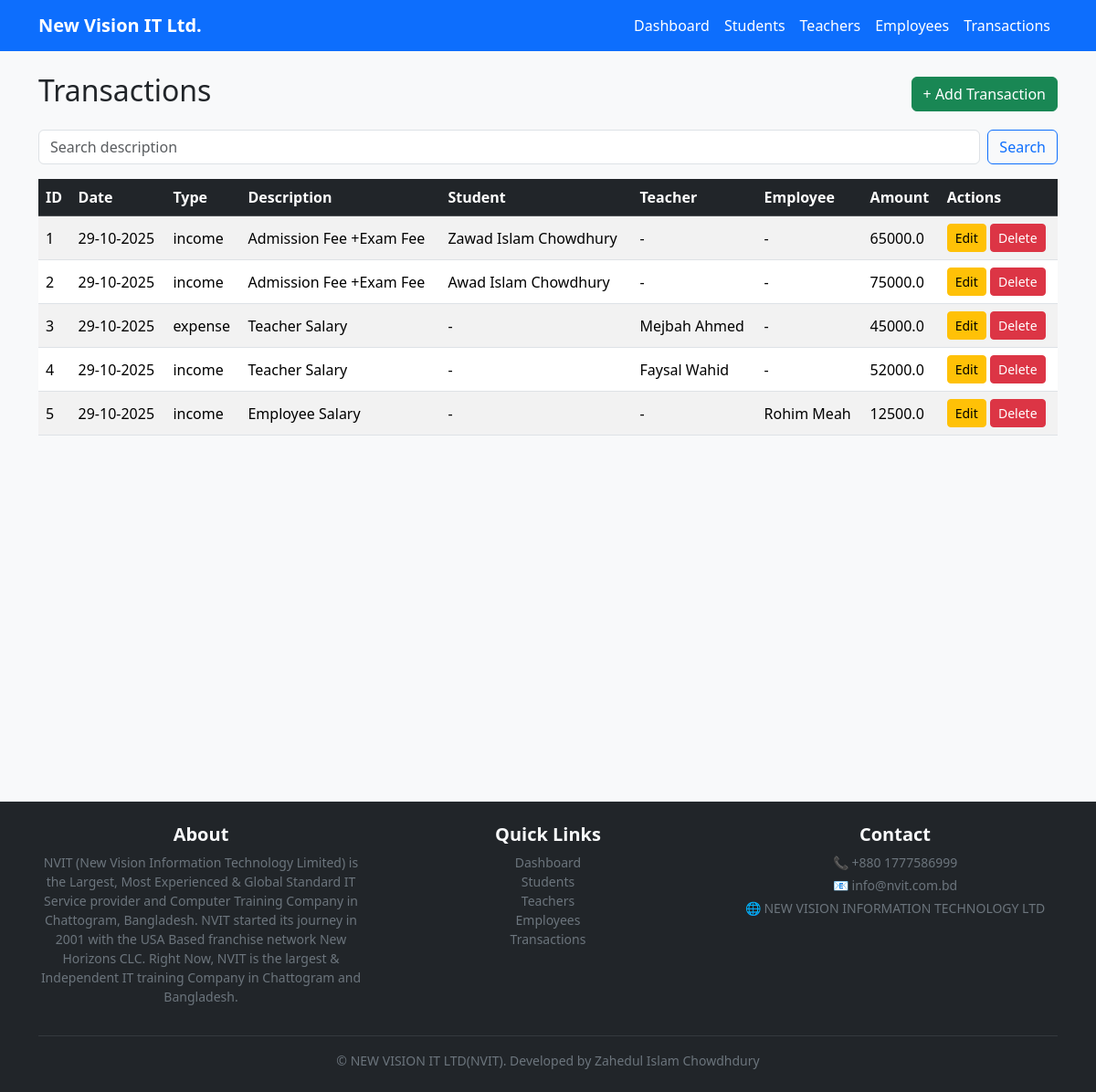
The page /transactions/ on the database as committed earlier.
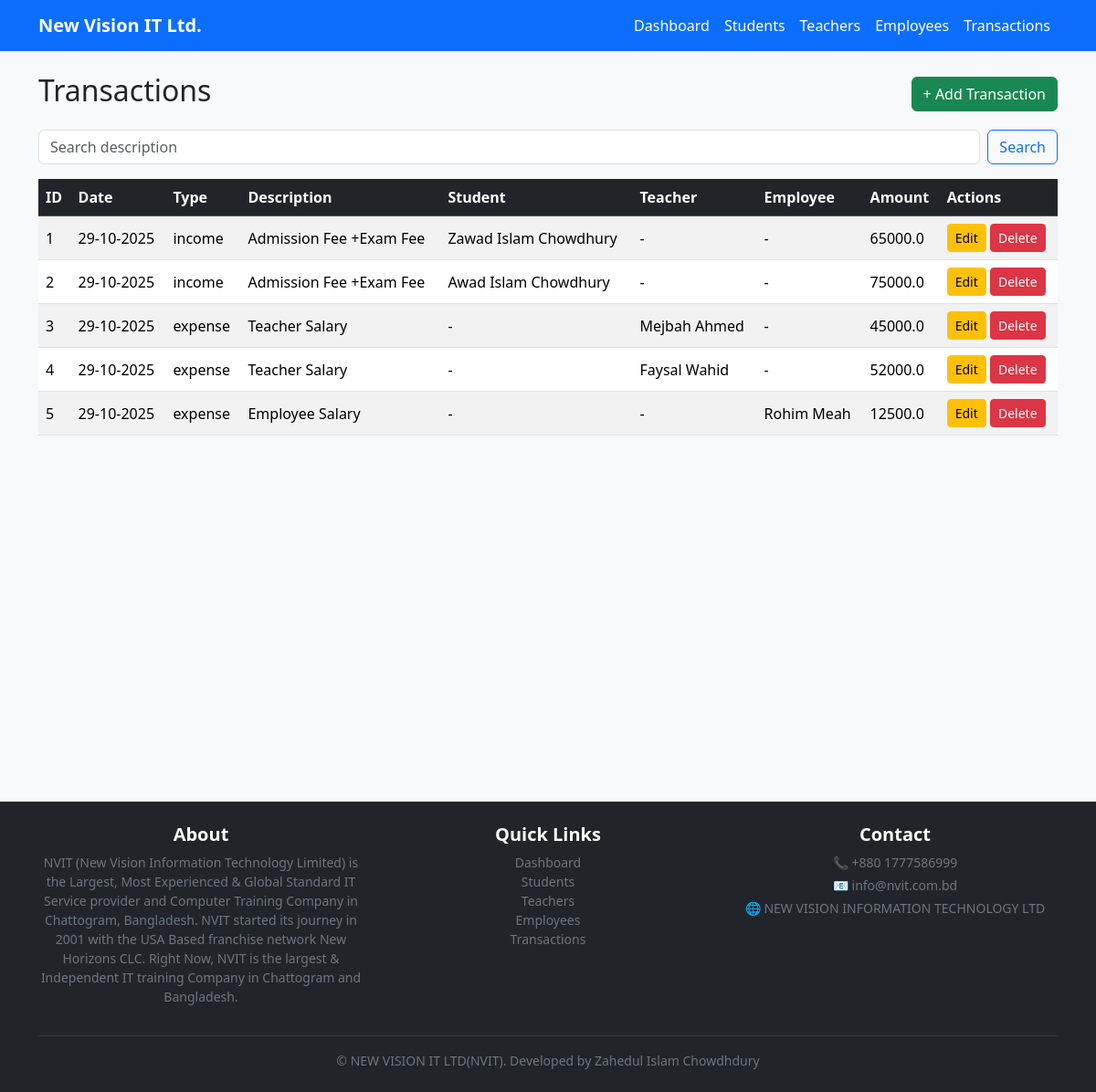
The same page on the database as committed later.
### myvenv/models.py (models this page shows)
class Transaction(db.Model):
    id = db.Column(db.Integer, primary_key=True)        # Transaction ID
    type = db.Column(db.String(50))                     # Income/Expense
    amount = db.Column(db.Float)                        # Amount
    date = db.Column(db.Date, default=datetime.utcnow)  # Date
    description = db.Column(db.String(200))             # Description
    student_id = db.Column(db.Integer, db.ForeignKey('student.id'), nullable=True)
    teacher_id = db.Column(db.Integer, db.ForeignKey('teacher.id'), nullable=True)
    employee_id = db.Column(db.Integer, db.ForeignKey('employee.id'), nullable=True)

class Student(db.Model):
    id = db.Column(db.Integer, primary_key=True)        # Student ID
    name = db.Column(db.String(100))                    # Name
    course = db.Column(db.String(100))                  # Course
    monthly_fee = db.Column(db.Float)                   # Fee
    transactions = db.relationship('Transaction', backref='student', lazy=True)  # Linked transactions

class Teacher(db.Model):
    id = db.Column(db.Integer, primary_key=True)        # Teacher ID
    name = db.Column(db.String(100))                    # Name
    subject = db.Column(db.String(100))                 # Subject
    salary = db.Column(db.Float)                        # Salary
    transactions = db.relationship('Transaction', backref='teacher', lazy=True)  # Linked transactions

class Employee(db.Model):
    id = db.Column(db.Integer, primary_key=True)        # Employee ID
    name = db.Column(db.String(100))                    # Name
    role = db.Column(db.String(100))                    # Role
    salary = db.Column(db.Float)                        # Salary
    transactions = db.relationship('Transaction', backref='employee', lazy=True)  # Linked transactions

### myvenv/routes/transaction_routes.py (the view)
@transaction_bp.route('/')
def list_transactions():
    transactions = Transaction.query.order_by(Transaction.date.desc()).all()
    return render_template('transactions.html', transactions=transactions)

### myvenv/templates/transactions.html
{% extends "base.html" %}
{% block content %}
<div class="d-flex justify-content-between align-items-center mb-3">
  <h2>Transactions</h2>
  <a class="btn btn-success" href="{{ url_for('transaction_bp.add_transaction') }}">+ Add Transaction</a>
</div>
<form class="d-flex mb-3" method="get" action="{{ url_for('transaction_bp.search_transaction') }}">
  <input class="form-control me-2" type="search" name="q" placeholder="Search description" value="{{ q if q else '' }}">
  <button class="btn btn-outline-primary">Search</button>
</form>
<table class="table table-striped table-hover">
  <thead class="table-dark">
    <tr>
      <th>ID</th>
      <th>Date</th>
      <th>Type</th>
      <th>Description</th>
      <th>Student</th>
      <th>Teacher</th>
      <th>Employee</th>
      <th>Amount</th>
      <th>Actions</th>
    </tr>
  </thead>
  <tbody>
  {% for t in transactions %}
    <tr>
      <td>{{ t.id }}</td>
      <td>{{ t.date.strftime('%d-%m-%Y') }}</td>
      <td>{{ t.type }}</td>
      <td>{{ t.description or '-' }}</td>
      <td>{{ t.student.name if t.student else '-' }}</td>
      <td>{{ t.teacher.name if t.teacher else '-' }}</td>
      <td>{{ t.employee.name if t.employee else '-' }}</td>
     <td>{{ t.amount }}</td>
      <td>
        <a class="btn btn-sm btn-warning" href="{{ url_for('edit',kind="transaction", id=t.id) }}">Edit</a>
        <a class="btn btn-sm btn-danger" href="{{ url_for('transaction_bp.delete_transaction', id=t.id) }}" onclick="return confirm('Delete this transaction?')">Delete</a>
      </td>
    </tr>
  {% endfor %}
  </tbody>
</table>
<br><br><br><br><br><br><br><br><br><br><br><br><br><br>
{% endblock %}

### myvenv/templates/base.html (shortened to what this page needs)
<!doctype html>
<html lang="en">
<head>
  <link href="https://cdn.jsdelivr.net/npm/bootstrap@5.3.2/dist/css/bootstrap.min.css" rel="stylesheet">
  <link rel="stylesheet" href="{{ url_for('static', filename='style.css') }}">
</head>
<body>
<nav class="navbar navbar-expand-lg bg-primary">
  <div class="container">
    <a class="navbar-brand text-white fw-bold" href="{{ url_for('dashboard') }}">New Vision IT Ltd.</a>
    <div class="collapse navbar-collapse" id="navMenu">
      <ul class="navbar-nav ms-auto">
        <li class="nav-item"><a class="nav-link text-white" href="{{ url_for('dashboard') }}">Dashboard</a></li>
        <li class="nav-item"><a class="nav-link text-white" href="{{ url_for('student_bp.students') }}">Students</a></li>
        <li class="nav-item"><a class="nav-link text-white" href="{{ url_for('teacher_bp.teachers') }}">Teachers</a></li>
        <li class="nav-item"><a class="nav-link text-white" href="{{ url_for('employee_bp.employees') }}">Employees</a></li>
        <li class="nav-item"><a class="nav-link text-white" href="{{ url_for('transaction_bp.list_transactions') }}">Transactions</a></li>
      </ul>
    </div>
  </div>
</nav>
<div class="container mt-4">
  {% block content %}{% endblock %}
</div>
    <footer class="bg-dark text-light py-4 mt-5">
        <div class="container text-center">
            <div class="row">
                <div class="col-md-4 mb-3 mb-md-0">
                    <h5 class="fw-bold">About</h5>
                    <p class="small text-secondary">
                         NVIT (New Vision Information Technology Limited) is the Largest, Most Experienced & Global Standard IT Service provider and Computer Training Company in Chattogram, Bangladesh. NVIT started its journey in 2001 with the USA Based franchise network New Horizons CLC. Right Now, NVIT is the largest & Independent IT training Company in Chattogram and Bangladesh.
                    </p>
                </div>
                <div class="col-md-4 mb-3 mb-md-0">
                    <h5 class="fw-bold">Quick Links</h5>
                    <ul class="list-unstyled small">
                        <li><a href="{{ url_for('dashboard') }}" class="text-decoration-none text-secondary">Dashboard</a></li>
                        <li><a href="{{ url_for('student_bp.students') }}" class="text-decoration-none text-secondary">Students</a></li>
                        <li><a href="{{ url_for('teacher_bp.teachers') }}" class="text-decoration-none text-secondary">Teachers</a></li>
                         <li><a href="{{ url_for('employee_bp.employees') }}" class="text-decoration-none text-secondary">Employees</a></li>
                        <li><a href="{{ url_for('transaction_bp.list_transactions') }}" class="text-decoration-none text-secondary">Transactions
                        </a></li>
                    </ul>
                </div>
                <div class="col-md-4">
                    <h5 class="fw-bold">Contact</h5>
                    <p class="small text-secondary mb-1">📞 +880 1777586999</p>
                    <p class="small text-secondary mb-1">📧 info@nvit.com.bd</p>
                    <p class="small text-secondary">🌐 <a href="https://www.facebook.com/newhorizons.chittagong" class="text-secondary text-decoration-none">NEW VISION INFORMATION TECHNOLOGY LTD</a></p>
                </div>
            </div>
            <hr class="border-secondary">
            <p class="small mb-0 text-secondary">&copy; NEW VISION IT LTD(NVIT). Developed by Zahedul Islam Chowdhdury </p>
        </div>
    </footer>
</body>
</html>

### myvenv/static/style.css (style rules this page uses)
body { background-color: #f8f9fa; }
.table th, .table td { vertical-align: middle; }
footer { border-top: 1px solid #e9ecef; }

Rows that differ between the two databases and show on the page:
changed Transaction "Faysal Wahid": type "income" → "expense"
changed Transaction "Employee Salary": type "income" → "expense"
